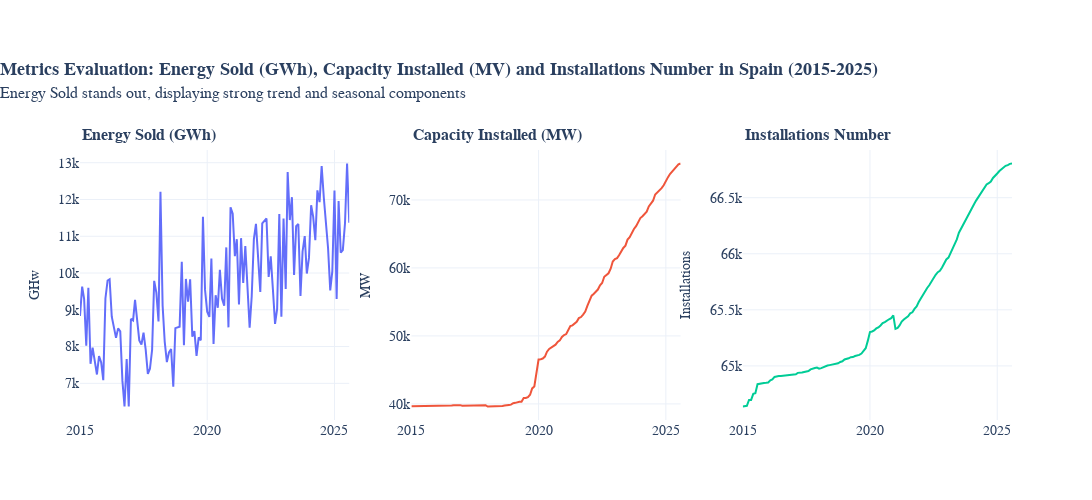

Source (notebook cell):
### Code cell
# time series details
series = {
    "Energy Sold (GWh)": (series_energy,"energy_sold", "GHw"),
    "Capacity Installed (MW)": (series_capacity,"capacity_installed", "MW"),
    "Installations Number": (series_installed,"n_installed", "Installations"),
}

# plots
subplot_titles = tuple(series.keys())
fig = make_subplots(
    rows=1, cols=3,
    shared_xaxes=False, shared_yaxes=False,
    subplot_titles=subplot_titles,
)
for col, (name, (s, metric, unit)) in enumerate(series.items(), start=1):
    fig.add_scatter(x=s.index, y=s, mode="lines", name=name, row=1, col=col)
    fig.update_yaxes(title_text=unit, row=1, col=col)

# format plot and subplots
format_subplots(fig, subplot_titles)
format_plot(
    fig,
    template="plotly_white",
    height=500,
    width=1350,
    title="Metrics Evaluation: Energy Sold (GWh), Capacity Installed (MV) and Installations Number in Spain (2015-2025)",
    subtitle="Energy Sold stands out, displaying strong trend and seasonal components",
    font='Helvetica',
    title_font=18
)
fig.show()
